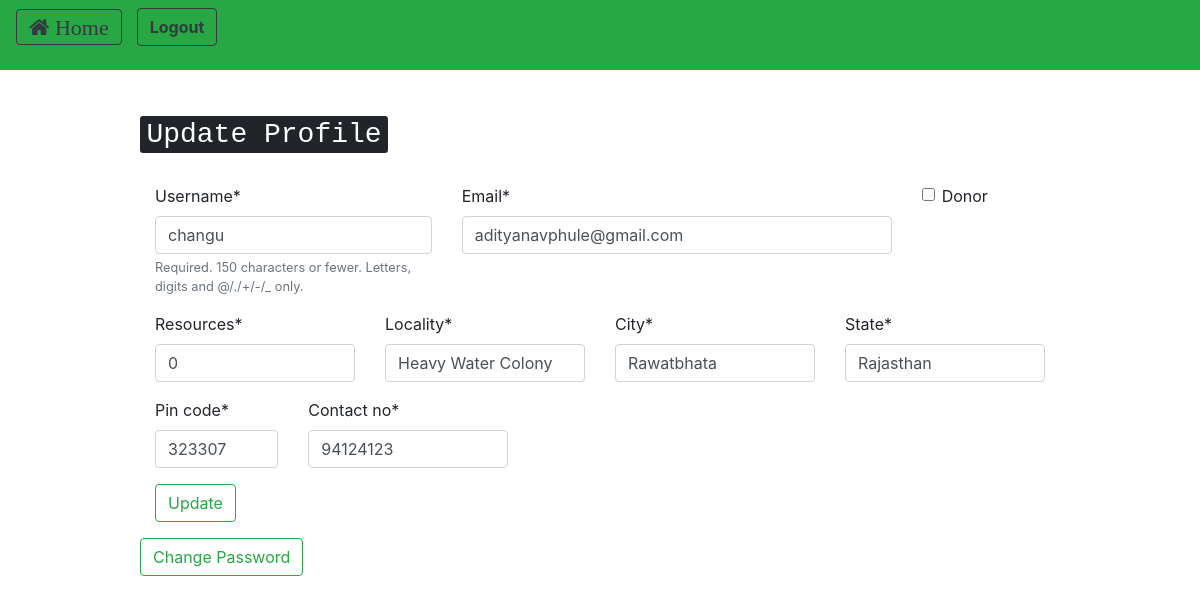
Before: /users/edit/ (signed in) with the older database file.
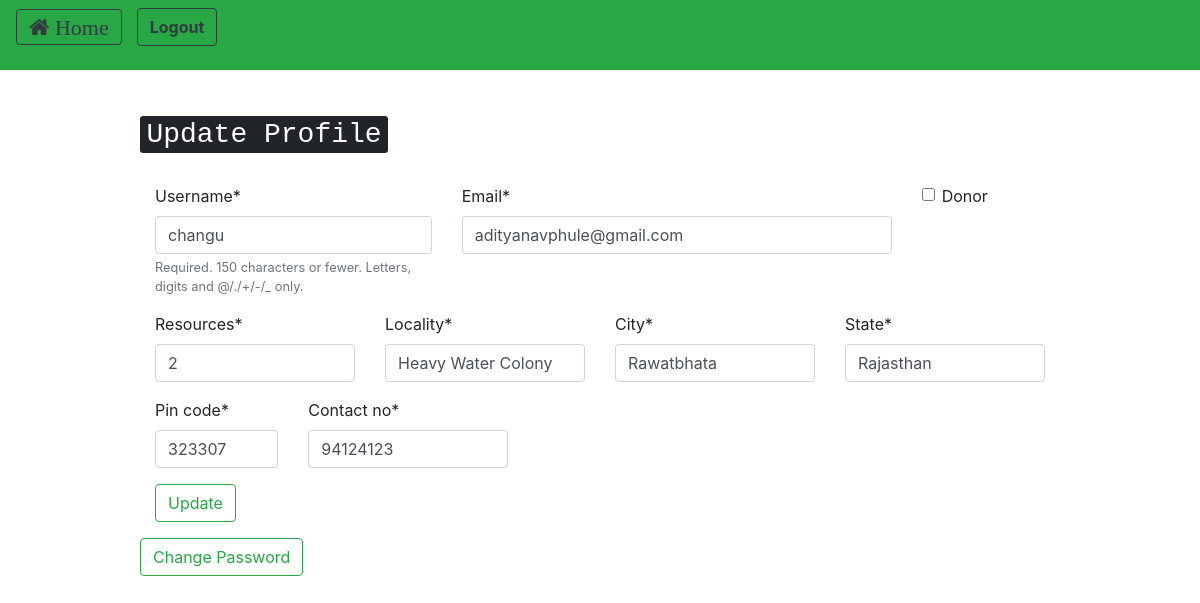
After: the same page with the newer database file.
### customUser/models.py (models this page shows, shortened)
class CustomUser(AbstractUser):
    pin_code = models.IntegerField(null = True)
    contact_no = models.IntegerField(null = True)
    resources = models.IntegerField(null = True) # no. of persons avability/requirement
    locality = models.CharField(max_length = 100)
    city = models.CharField(max_length = 50)
    """CHOICES=[('0','Donor'),
                   ('1','Reciever')]"""
    state = models.CharField(max_length = 50, default = " ")
    donor = models.BooleanField(default = 'False') # 0 - Donor 1 - Reciever
    email = models.EmailField(unique=True)

### customUser/views.py (the view)
# urls.py: path('edit/', views.edit_profile, name = 'edit_profile'),
@login_required(login_url="/users/login") # ITS JUST LIKE AN IF STATEMENT, i.e. only users which are logged in can use this function , no one else/
def edit_profile(request):
	if request.method == "POST":
		form = CustomUserChangeForm(request.POST, instance = request.user)
		if form.is_valid():
			form.save()
			return redirect('home')
		else:
			return HttpResponse('something is not right! (look again at the code)')
	elif request.method == "GET":
		form = CustomUserChangeForm(instance = request.user)
		context = {'form' : form }
		return render(request, 'edit_form.html', context)

### customUser/forms.py
class CustomUserChangeForm(UserChangeForm):
    class Meta:
        model = CustomUser
        fields = ('username', 'email', 'donor', 'resources', 'locality', 'city', 'pin_code', 'state', 'contact_no')

### templates/edit_form.html (shortened to what this page needs)
{% extends 'base.html' %}
{% load crispy_forms_tags %}
{% block navigation %}
<form method = "post" action = "{% url 'homePage' %}">
    <button class="btn btn-outline-dark" style="font-size:22px"><i class="fa fa-home"> Home</i></button>
  </form>
  <div class = "col-3">
				<form method = "post" action = "{% url 'logout' %}">
					<button type = "submit" class = "btn btn-outline-dark navbar-btn"> <strong> Logout</strong></button>
				</form>
			</div>
{% endblock %}
{% block content %}
<h2> <kbd> Update Profile </kbd> </h2> <br>
<div class = "container">
<form method = "post">
	<div class = "row">
		<div class = "col-4">
			{{ form.username | as_crispy_field }}
		</div>
		<div class = "col">
			{{ form.email | as_crispy_field }}
		</div>
		<div class = "col-2">
			{{form.donor | as_crispy_field}}
		</div>
	</div>
	<div class = "row">
		<div class = "col-3">
			{{form.resources | as_crispy_field}}
		</div>
		<div class = "col">
			{{form.locality | as_crispy_field}}
		</div>
		<div class = "col">
			{{form.city | as_crispy_field}}
		</div>
		<div class = "col-3">
			{{ form.state | as_crispy_field}}
		</div>
	</div>
	<div class = "row">
		<div class = "col-2">
			{{form.pin_code | as_crispy_field}}
		</div>
		<div class = "col-3">
			{{form.contact_no | as_crispy_field}}
		</div>
	</div>
	<button type = "submit" class = "btn btn-outline-success"> Update </button>
</form>
</div>
<form method = "post" action = "{% url 'password_reset' %}">
	<button type = "submit" class = "btn btn-outline-success"> Change Password </button>
</form>
{% endblock %}

Changed rows visible on the page:
changed CustomUser "changu": resources "0" → "2"
